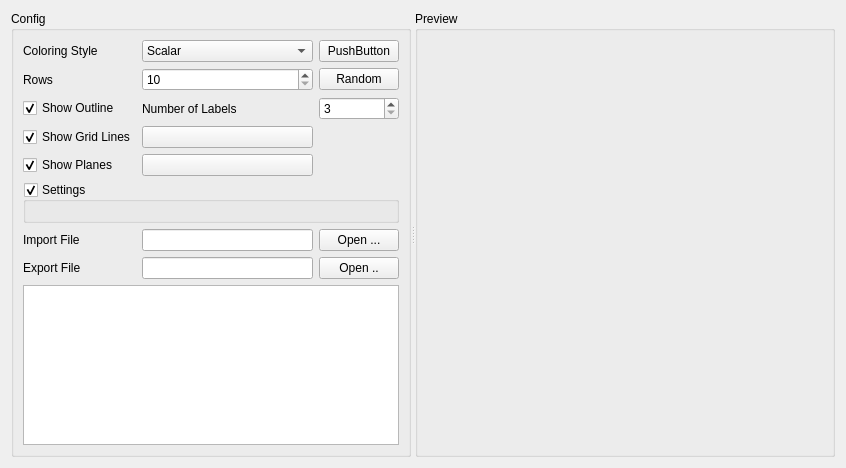
<?xml version="1.0" encoding="UTF-8"?>
<ui version="4.0">
 <class>Chart3DWindow</class>
 <widget class="QWidget" name="Chart3DWindow">
  <property name="geometry">
   <rect>
    <x>0</x>
    <y>0</y>
    <width>846</width>
    <height>468</height>
   </rect>
  </property>
  <property name="windowTitle">
   <string>Form</string>
  </property>
  <layout class="QGridLayout" name="gridLayout">
   <item row="0" column="0">
    <widget class="QSplitter" name="splitter">
     <property name="orientation">
      <enum>Qt::Horizontal</enum>
     </property>
     <widget class="QGroupBox" name="groupBox">
      <property name="maximumSize">
       <size>
        <width>400</width>
        <height>16777215</height>
       </size>
      </property>
      <property name="title">
       <string>Config</string>
      </property>
      <layout class="QGridLayout" name="gridLayout_4">
       <item row="0" column="0">
        <layout class="QGridLayout" name="gridLayout_3">
         <item row="1" column="1">
          <widget class="QSpinBox" name="rowsSpinBox">
           <property name="minimum">
            <number>10</number>
           </property>
           <property name="maximum">
            <number>10000</number>
           </property>
          </widget>
         </item>
         <item row="0" column="0">
          <widget class="QLabel" name="label">
           <property name="text">
            <string>Coloring Style</string>
           </property>
          </widget>
         </item>
         <item row="1" column="0">
          <widget class="QLabel" name="label_2">
           <property name="text">
            <string>Rows</string>
           </property>
          </widget>
         </item>
         <item row="2" column="0">
          <widget class="QCheckBox" name="showOutlineCheckBox">
           <property name="text">
            <string>Show Outline</string>
           </property>
           <property name="checked">
            <bool>true</bool>
           </property>
          </widget>
         </item>
         <item row="0" column="2">
          <widget class="Widgets::ColorPushButton" name="colorButton">
           <property name="text">
            <string>PushButton</string>
           </property>
          </widget>
         </item>
         <item row="0" column="1">
          <widget class="QComboBox" name="coloringStyleCombo">
           <item>
            <property name="text">
             <string>Scalar</string>
            </property>
           </item>
           <item>
            <property name="text">
             <string>Custom</string>
            </property>
           </item>
          </widget>
         </item>
         <item row="1" column="2">
          <widget class="QPushButton" name="randomButton">
           <property name="text">
            <string>Random</string>
           </property>
          </widget>
         </item>
         <item row="9" column="0" colspan="3">
          <widget class="QTableView" name="dataTable">
           <property name="maximumSize">
            <size>
             <width>16777215</width>
             <height>16777215</height>
            </size>
           </property>
           <property name="alternatingRowColors">
            <bool>true</bool>
           </property>
          </widget>
         </item>
         <item row="6" column="0" colspan="3">
          <widget class="QGroupBox" name="settingsGroupBox">
           <property name="title">
            <string>Settings</string>
           </property>
           <property name="checkable">
            <bool>true</bool>
           </property>
           <layout class="QGridLayout" name="gridLayout_5">
            <item row="0" column="0">
             <layout class="QVBoxLayout" name="settingsLayout"/>
            </item>
           </layout>
          </widget>
         </item>
         <item row="2" column="2">
          <widget class="QSpinBox" name="numOfLabelsSpinBox">
           <property name="minimum">
            <number>3</number>
           </property>
          </widget>
         </item>
         <item row="2" column="1">
          <widget class="QLabel" name="label_3">
           <property name="text">
            <string>Number of Labels</string>
           </property>
          </widget>
         </item>
         <item row="4" column="1">
          <widget class="Widgets::ColorPushButton" name="planesColorButton">
           <property name="text">
            <string/>
           </property>
          </widget>
         </item>
         <item row="3" column="0">
          <widget class="QCheckBox" name="showGridLinesCheckBox">
           <property name="text">
            <string>Show Grid Lines</string>
           </property>
           <property name="checked">
            <bool>true</bool>
           </property>
          </widget>
         </item>
         <item row="4" column="0">
          <widget class="QCheckBox" name="showPlanesCheckBox">
           <property name="text">
            <string>Show Planes</string>
           </property>
           <property name="checked">
            <bool>true</bool>
           </property>
          </widget>
         </item>
         <item row="3" column="1">
          <widget class="Widgets::ColorPushButton" name="gridLinesColorButton">
           <property name="text">
            <string/>
           </property>
          </widget>
         </item>
         <item row="7" column="0">
          <widget class="QLabel" name="label_4">
           <property name="text">
            <string>Import File</string>
           </property>
          </widget>
         </item>
         <item row="8" column="0">
          <widget class="QLabel" name="label_5">
           <property name="text">
            <string>Export File</string>
           </property>
          </widget>
         </item>
         <item row="7" column="1">
          <widget class="QLineEdit" name="importFileEdit">
           <property name="readOnly">
            <bool>true</bool>
           </property>
          </widget>
         </item>
         <item row="8" column="1">
          <widget class="QLineEdit" name="exportFileEdit">
           <property name="readOnly">
            <bool>true</bool>
           </property>
          </widget>
         </item>
         <item row="7" column="2">
          <widget class="QPushButton" name="importFileButton">
           <property name="text">
            <string>Open ...</string>
           </property>
          </widget>
         </item>
         <item row="8" column="2">
          <widget class="QPushButton" name="exportFileButton">
           <property name="text">
            <string>Open ..</string>
           </property>
          </widget>
         </item>
        </layout>
       </item>
      </layout>
     </widget>
     <widget class="QGroupBox" name="groupBox_2">
      <property name="title">
       <string>Preview</string>
      </property>
      <layout class="QGridLayout" name="gridLayout_2">
       <item row="0" column="0">
        <layout class="QVBoxLayout" name="previewLayout"/>
       </item>
      </layout>
     </widget>
    </widget>
   </item>
  </layout>
 </widget>
 <customwidgets>
  <customwidget>
   <class>Widgets::ColorPushButton</class>
   <extends>QPushButton</extends>
   <header location="global">widgets/colorpushbutton.h</header>
  </customwidget>
 </customwidgets>
 <resources/>
 <connections/>
</ui>
